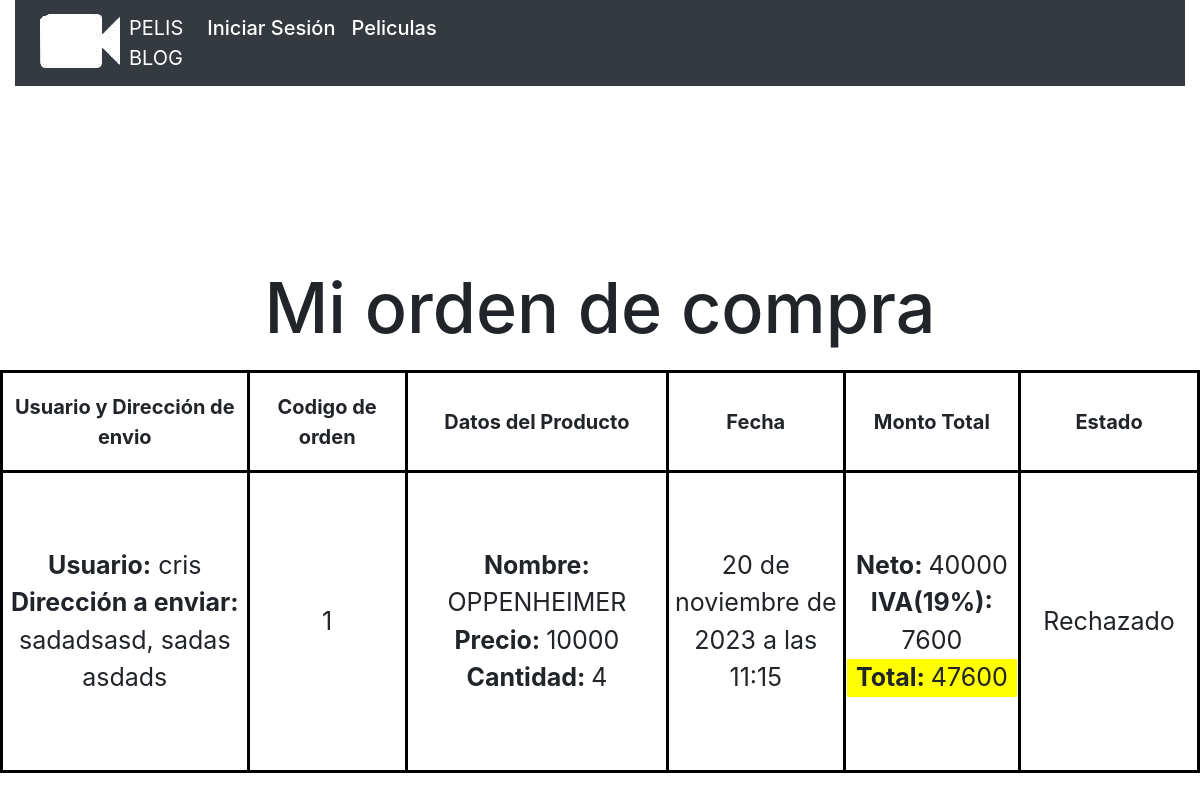
The page /orden_de_compra/1 on the database its author committed.
### Peliculas/models.py (models this page shows, shortened)
class Factura(models.Model):
    codigo_factura = models.AutoField(primary_key=True)
    usuario = models.ForeignKey(PerfilUsuario, on_delete=models.CASCADE)
    nombre_producto = models.CharField(max_length=90, null=True)
    monto_producto = models.IntegerField(default=1, blank=True, null=True)
    precio_producto = models.IntegerField()
    fecha_factura = models.DateTimeField(auto_now=True)
    estado_factura = models.CharField(max_length=40 ,default="Pendiente", null=True, blank=True)

class PerfilUsuario(models.Model):
    user = models.OneToOneField(User, on_delete=models.CASCADE)
    rut = models.CharField(max_length=40, default="Sin Rut", null=True, blank=True)
    direccion = models.CharField(max_length=100, null=False, blank=False, verbose_name='direccion')
    comuna = models.CharField(max_length=100, null=False, blank=False, verbose_name='comuna')
    telefono = models.IntegerField()
    region = models.CharField(max_length=100, null=False, blank=False, verbose_name='region')

### PelisBlog/views.py (the view)
# urls.py: path('orden_de_compra/<id>', views.orden_de_compra, name="orden_de_compra"),
def orden_de_compra(request, id):
    factura = Factura.objects.filter(codigo_factura = id)
    datos_factura = Factura.objects.get(codigo_factura = id)
    precio = datos_factura.precio_producto
    cantidad = datos_factura.monto_producto
    estado_factura = datos_factura.estado_factura
    monto_neto = int(precio*cantidad)
    monto_iva = int(monto_neto*0.19)
    monto_total = int(monto_neto+monto_iva)
    return render(request, 'orden_de_compra.html', {'factura': factura, 'monto_neto':monto_neto, 'monto_iva':monto_iva, 'monto_total':monto_total, 'estado_factura': estado_factura})

### templates/orden_de_compra.html (shortened to what this page needs)
{% extends "base.html" %}
{% load static %}
{% block css %}<link rel="stylesheet" href="{% static 'css/ficha_peli.css' %}">{% endblock css %}
{% block content %}
<div class="fondo">
    <center><h2 class="titulo">Mi orden de compra</h2></center>
    <div class="producto-singular">
        {% for fa in factura %}
        <table>
            <thead>
                <tr>
                    <th>
                        Usuario y Dirección de envio
                    </th>
                    <th>
                        Codigo de orden
                    </th>
                    <th>
                        Datos del Producto
                    </th>
                    <th>
                        Fecha
                    </th>
                    <th>
                        Monto Total
                    </th>
                    <th>
                        Estado
                    </th>
                </tr>
            </thead>
            <tbody>
                <tr>
                    <td>
                        <div>
                            <span class="negrita">Usuario:</span> {{ fa.usuario.user }}
                        </div>
                        <div>
                            <span class="negrita">Dirección a enviar:</span>
                            {{ fa.usuario.direccion }}, {{ fa.usuario.comuna }} {{ fa.usuario.region }}
                        </div>
                    </td>
                    <td>
                        {{ fa.codigo_factura }}
                    </td>
                    <td>
                        <div>
                            <span class="negrita">Nombre: </span> {{ fa.nombre_producto }}
                        </div>
                        <div>
                            <span class="negrita">Precio: </span>{{ fa.precio_producto }}
                        </div>
                        <div>
                            <span class="negrita">Cantidad: </span>{{ fa.monto_producto }}
                        </div>
                    </td>
                    <td>
                        {{ fa.fecha_factura }}
                    </td>
                    <td>
                        <div>
                            <span class="negrita">Neto: </span>{{ monto_neto }}
                        </div>
                        <div>
                            <span class="negrita">IVA(19%): </span>{{ monto_iva }}
                        </div>
                        <div class="resaltado">
                            <span class="negrita">Total: </span> {{ monto_total }}
                        </div>
                    </td>
                    <td>
                        {{ fa.estado_factura }}
                    </td>
                </tr>
            </tbody>
        </table>
        {% endfor %}
    </div>
</div>
{% endblock %}

### templates/orden_de_compra.html (style rules this page uses)
th, td { border: 3px solid black; width: 200px; text-align: center; }
th { height: 100px; font-size: 20px; }
td { height: 300px; font-size: 25px; }
.producto-singular { display: flex; align-items: center; align-content: center; justify-content: center; flex-direction: row; flex-wrap: nowrap; }
.resaltado { background-color: yellow; }
.titulo { margin-bottom: 20px; margin-top: 180px; font-size: 70px; }
tbody tr td:first-child { width: 300px; }
tbody tr td:nth-child(3) { width: 300px; }
.negrita { font-weight: bold; }
.fondo { background-color: #ffff; }

### rows shown on the page
Factura: usuario.user "cris", usuario.direccion "sadadsasd", usuario.comuna "sadas", usuario.region "asdads", codigo_factura "1", nombre_producto "OPPENHEIMER", precio_producto "10000", monto_producto "4", fecha_factura "20 de noviembre de 2023 a las 11:15", monto_neto "40000", monto_iva "7600", monto_total "47600", estado_factura "Rechazado"
